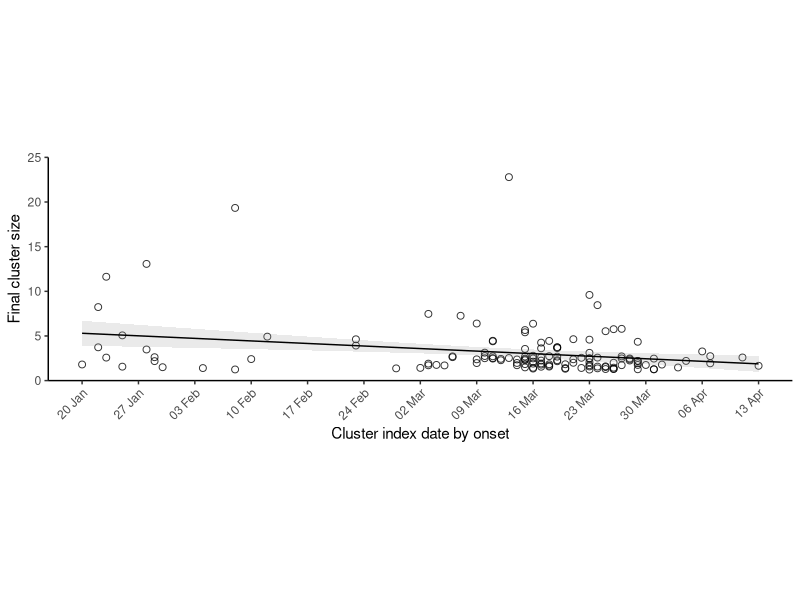
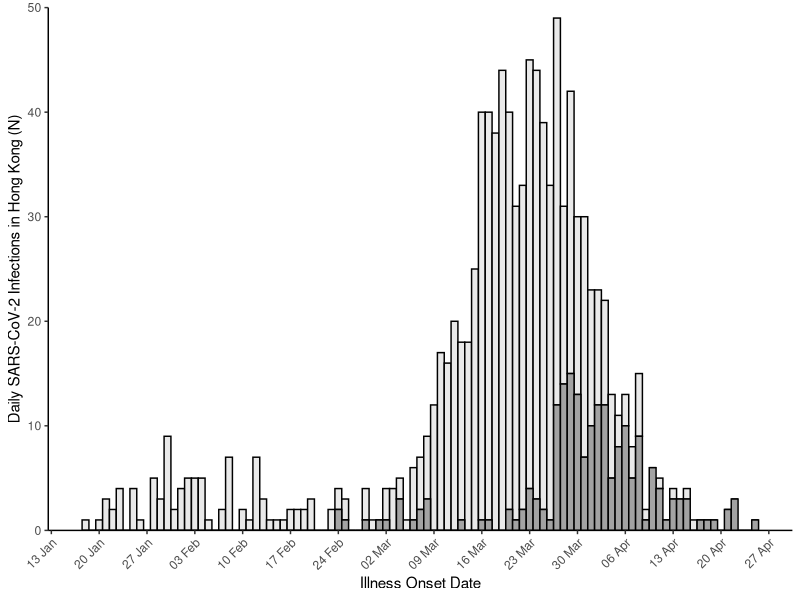
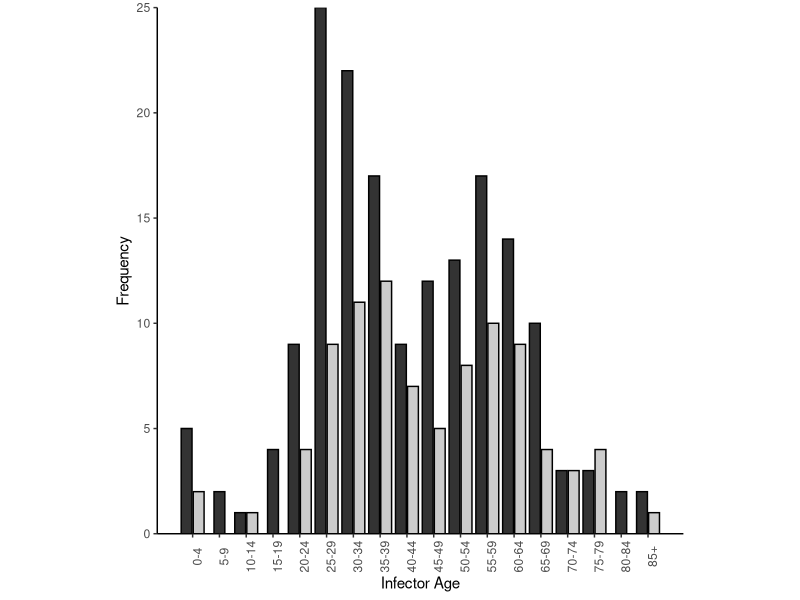
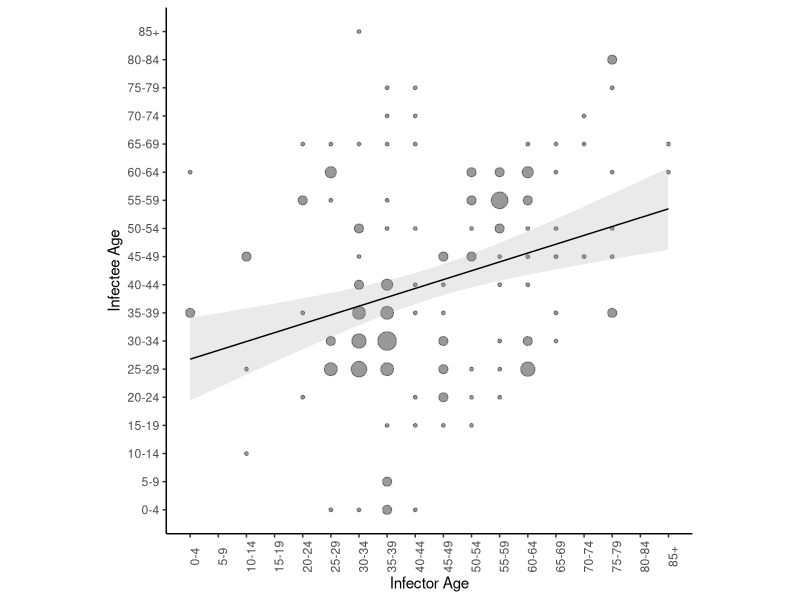
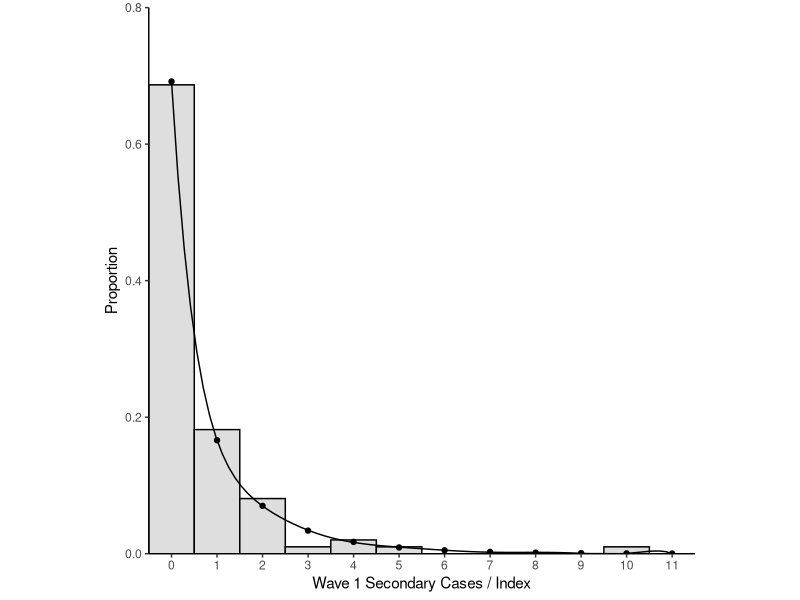
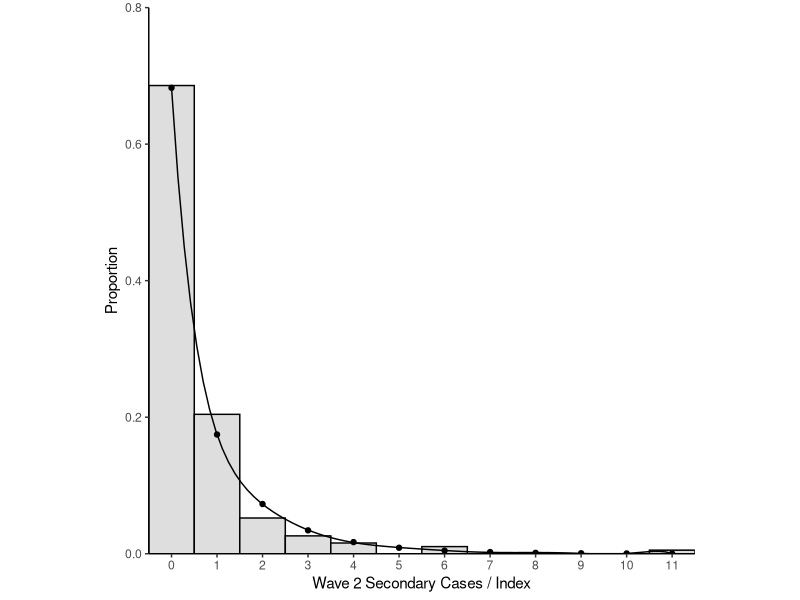
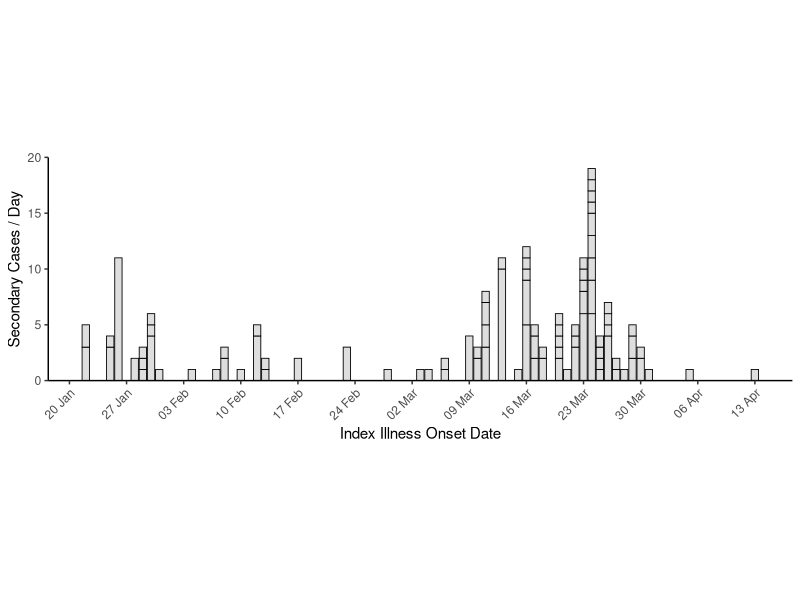
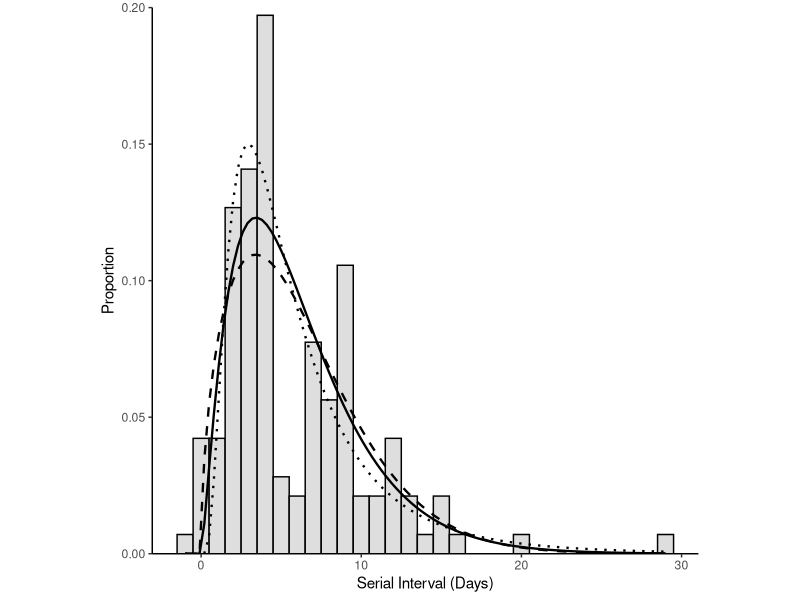

R code for these plots, in order:
library(tidyverse)
library(lubridate)
library(fitdistrplus)
library(viridis)

#import data
case_data <- read_csv(file = "data/case_data.csv")
age_transmission_pairs <- read_csv(file = "data/age_pairs.csv")
transmission_pairs <- read_csv(file = "data/transmission_pairs.csv")
bar_data <- read_csv("data/bar_data.csv")

#recode case_data dates
case_data <- case_data %>%
  mutate(onset.date = dmy(onset.date),
         confirm.date = dmy(confirm.date),
         epi.date = dmy(epi.date))

#Supplementary Figure 1 excluding N=106 outlier edited in post
case_data %>%
  filter(cluster.id != 0) %>%
  group_by(cluster.id) %>%
  mutate(cluster.size = n()) %>%
  arrange(epi.date) %>%
  slice(1L) %>%
  ggplot() +
  geom_jitter(aes(x = epi.date, y = cluster.size), alpha = 0.8, size = 2, shape = 21, width = 0, height = 0.8) +
  geom_smooth(method = lm, aes(x = epi.date, y = cluster.size), se = T, size = 0.5, colour = "black", alpha = 0.2) + 
  scale_x_date("Cluster index date by onset", date_breaks = "1 week", date_labels = "%d %b", minor_breaks = NULL) +
  scale_y_continuous("Final cluster size", expand = c(0,0), limits = c(0,25)) +
  theme_classic() +
  theme(aspect.ratio = 0.3, legend.position = "NULL", axis.text.x = element_text(angle = 45, hjust = 1))


##Stats for Supplementary Figure 1
case_data %>%
  filter(cluster.id != 0) %>%
  group_by(cluster.id) %>%
  mutate(cluster.size = n()) %>%
  arrange(epi.date) %>%
  slice(1L) %>%
  lm(as.numeric(epi.date) ~ cluster.size, data = .) %>%
  summary()

#Supplementary Table 1 

#Descriptive Cluster analysis
case_data %>%
  group_by(cluster.category) %>%
  summarise(n = n(), pct = n/1038)

#find overseas cluster values
case_data %>%
  filter(cluster.category == "Cluster of imported cases") %>%
  group_by(cluster.id) %>%
  n_groups()

case_data %>%
  filter(cluster.category == "Cluster of imported cases") %>%
  group_by(cluster.id) %>%
  group_size() %>%
  median()

case_data %>%
  filter(cluster.category == "Cluster of imported cases") %>%
  group_by(cluster.id) %>%
  group_size() %>%
  range()


#find local cluster values
case_data %>%
  filter(cluster.category == "Cluster initiated by local case") %>%
  group_by(cluster.id) %>%
  n_groups()

case_data %>%
  filter(cluster.category == "Cluster initiated by local case") %>%
  group_by(cluster.id) %>%
  group_size() %>%
  median()

case_data %>%
  filter(cluster.category == "Cluster initiated by local case") %>%
  group_by(cluster.id) %>%
  group_size() %>%
  range()

#find imported cluster values
case_data %>%
  filter(cluster.category == "Cluster initiated by imported case") %>%
  group_by(cluster.id) %>%
  n_groups()

case_data %>%
  filter(cluster.category == "Cluster initiated by imported case") %>%
  group_by(cluster.id) %>%
  group_size() %>%
  median()

case_data %>%
  filter(cluster.category == "Cluster initiated by imported case") %>%
  group_by(cluster.id) %>%
  group_size() %>%
  range()



#asymptomatic contigency table (Supplementary Table 2)
case_data %>%
  group_by(cluster.category, symptomatic) %>%
  summarise(n = n()) %>%
  spread(key = symptomatic, value = n)

#Supplementary Figure 2
ggplot(data = case_data) +
  geom_histogram(aes(x = epi.date, fill = fct_rev(symptomatic)), colour = 'black', binwidth = 1, alpha = 0.9) +
  labs(x="Illness Onset Date") +
  theme_classic() +
  theme(axis.text.x = element_text(angle = 45, hjust = 1), legend.position = 'none') +
  scale_x_date(date_breaks = "1 week", 
               date_labels = "%d %b", 
               minor_breaks = NULL) +
  scale_y_continuous("Daily SARS-CoV-2 Infections in Hong Kong (N)", expand = c(0,0), limits = c(0,50)) +
  scale_fill_grey(start = 0.9, end = 0.6)

#####Supplementary Figure 3
#Figure 3A
ggplot(data=age_transmission_pairs) +
  geom_bar(aes(x = agegroup, fill = transmission), color = "black", position = position_dodge2(preserve = "single")) +
  theme_classic() +
  scale_x_continuous(name = "Infector Age", breaks = 1:18,
                     labels = c("0-4","5-9","10-14","15-19","20-24","25-29","30-34","35-39","40-44","45-49","50-54","55-59","60-64","65-69","70-74","75-79","80-84","85+")) +
  scale_y_continuous(name = "Frequency", expand = c(0,0)) +
  labs(fill = "Pair") +
  theme(aspect.ratio = 1, legend.position = "none", axis.text.x = element_text(angle = 90)) +
  scale_fill_grey()

#Figure 3B (missing age for 1 case responsible for 11 secondary cases)
ggplot(data = transmission_pairs) +
  geom_count(aes(x = agegroup.infector, y = agegroup.infectee), colour = "black", alpha = 0.4) +
  geom_smooth(method = lm, aes(x=agegroup.infector, y=agegroup.infectee), se = T, size = 0.5, colour = "black", alpha = 0.2) +
  scale_x_continuous(name = "Infector Age", breaks = 1:18,
                     labels = c("0-4","5-9","10-14","15-19","20-24","25-29","30-34","35-39","40-44","45-49","50-54","55-59","60-64","65-69","70-74","75-79","80-84","85+")) +
  scale_y_continuous(name = "Infectee Age", breaks = 1:18,
                     labels = c("0-4","5-9","10-14","15-19","20-24","25-29","30-34","35-39","40-44","45-49","50-54","55-59","60-64","65-69","70-74","75-79","80-84","85+")) +
  theme_classic() +
  theme(aspect.ratio = 1, axis.text.x = element_text(angle = 90), legend.position = "none")


#Significance tests for Figure 3A and 3B
age_transmission_pairs %>%
  mutate(transmission = as_factor(transmission)) %>%
  t.test(age ~ transmission, data = .)

summary(lm(agegroup.infector ~ agegroup.infectee, data = transmission_pairs))


###Supplementary figure 4 and supplementary table 4 (wave 1 wave 2)
## WAVE ONE
#count number of offspring per individual infector for wave one before march first
offspring_w1 <- transmission_pairs %>%
  dplyr::select(infector.case, infector.epi.date) %>%
  filter(infector.epi.date < "2020-03-01") %>%
  dplyr::select(infector.case) %>%
  group_by(infector.case) %>%
  count() %>%
  arrange(desc(n))

#count number of terminal infectees including sporadic local cases
infectee_w1 <- transmission_pairs %>%
  filter(infectee.epi.date < "2020-03-01") %>%
  dplyr::select(infector.case, infectee.case) %>%
  gather() %>%
  filter(key == 'infectee.case')

infector_w1 <- transmission_pairs %>%
  filter(infector.epi.date < "2020-03-01") %>%
  dplyr::select(infector.case, infectee.case) %>%
  gather() %>%
  filter(key == 'infector.case')

duplicate_w1 <- infector_w1 %>%
  left_join(., infectee_w1, by = 'value') %>%
  filter(key.y != 'NA') %>%
  dplyr::select(value) %>%
  distinct()

nterminal_infectees_w1 <- infectee_w1 %>% 
  dplyr::select(value) %>%
  filter(!value %in% duplicate_w1$value) %>%
  transmute(case.no = as.numeric(value)) %>%
  nrow() + 11

#create vector of complete offspring distribution for wave one with terminal cases having zero secondary cases
complete_offspringd_w1 <- enframe(c(offspring_w1$n, rep(0,nterminal_infectees_w1)))

#fit negative binomial distribution to wave one offspring distribution
nbfit_w1 <- complete_offspringd_w1 %>%
  pull(value) %>%
  fitdist(., distr = 'nbinom')

#bootstrap analysis for wave one (Supplementary Table 4)
nbfit_boot_w1 <- summary(bootdist(nbfit_w1)) 

#calculation of proportion of cases who do not spread to anyone from nbfit and nbfit_boot of wave 1
dnbinom(0, size = 0.3981823, mu = 0.6064477)
dnbinom(0, size = 0.2071336, mu = 0.3838060)
dnbinom(0, size = 0.9461882, mu = 0.8586690)

#Plot Supplementray Figure 4A
ggplot() +
  geom_histogram(aes(x=complete_offspringd_w1$value, y = ..density..), fill = "#dedede", colour = "Black", binwidth = 1) +
  geom_point(aes(x = 0:11, y = dnbinom(x = 0:11, size = nbfit_w1$estimate[[1]], mu = nbfit_w1$estimate[[2]])), size = 1.5) +
  stat_smooth(aes(x = 0:11, y = dnbinom(x = 0:11, size = nbfit_w1$estimate[[1]], mu = nbfit_w1$estimate[[2]])), method = 'lm', formula = y ~ poly(x, 9), se = FALSE, size = 0.5, colour = 'black') +
  expand_limits(x = 0, y = 0) +
  scale_x_continuous("Wave 1 Secondary Cases / Index", expand = c(0, 0), breaks = 0:11)  +
  scale_y_continuous("Proportion",limits = c(0,0.8),expand = c(0, 0)) +
  theme_classic() +
  theme(aspect.ratio = 1)


### WAVE TWO
#count number of offspring per individual infector for wave two after march first. 
offspring_w2 <-transmission_pairs %>%
  dplyr::select(infector.case, infector.epi.date) %>%
  filter(infector.epi.date >= "2020-03-01") %>%
  dplyr::select(infector.case) %>%
  group_by(infector.case) %>%
  count() %>%
  arrange(desc(n))

#count number of terminal infectees including sporadic local cases
infectee_w2 <- transmission_pairs %>%
  filter(infectee.epi.date >= "2020-03-01") %>%
  dplyr::select(infector.case, infectee.case) %>%
  gather() %>%
  filter(key == 'infectee.case')

infector_w2 <- transmission_pairs %>%
  filter(infector.epi.date >= "2020-03-01") %>%
  dplyr::select(infector.case, infectee.case) %>%
  gather() %>%
  filter(key == 'infector.case')

duplicate_w2 <- infector_w2 %>%
  left_join(., infectee_w2, by = 'value') %>%
  filter(key.y != 'NA') %>%
  dplyr::select(value) %>%
  distinct()

nterminal_infectees_w2 <- infectee_w2 %>% 
  dplyr::select(value) %>%
  filter(!value %in% duplicate_w2$value) %>%
  transmute(case.no = as.numeric(value)) %>%
  nrow() + 35

#create vector of complete offspring distribution for wave one with terminal cases having zero secondary cases
complete_offspringd_w2 <- enframe(c(offspring_w2$n, rep(0,nterminal_infectees_w2)))

#fit negative binomial distribution to wave one offspring distribution
nbfit_w2 <- complete_offspringd_w2 %>%
  pull(value) %>%
  fitdist(., distr = 'nbinom')

#bootstrap analysis for wave two
nbfit_boot_w2 <- summary(bootdist(nbfit_w2))

#calculation of proportion of cases who do not spread to anyone from nbfit and nbfit_boot of wave 2
dnbinom(0, size = 0.4425313, mu = 0.5705630)
dnbinom(0, size = 0.2731069, mu = 0.4240127)
dnbinom(0, size = 0.8230628, mu = 0.7329678)

#Plot Supplementary Figure 4B
ggplot() +
  geom_histogram(aes(x=complete_offspringd_w2$value, y = ..density..), fill = "#dedede", colour = "Black", binwidth = 1) +
  geom_point(aes(x = 0:11, y = dnbinom(x = 0:11, size = nbfit_w2$estimate[[1]], mu = nbfit_w1$estimate[[2]])), size = 1.5) +
  stat_smooth(aes(x = 0:11, y = dnbinom(x = 0:11, size = nbfit_w2$estimate[[1]], mu = nbfit_w1$estimate[[2]])), method = 'lm', formula = y ~ poly(x, 9), se = FALSE, size = 0.5, colour = 'black') +
  expand_limits(x = 0, y = 0) +
  scale_x_continuous("Wave 2 Secondary Cases / Index", expand = c(0, 0), breaks = 0:11)  +
  scale_y_continuous("Proportion",limits = c(0,0.8),expand = c(0, 0)) +
  theme_classic() +
  theme(aspect.ratio = 1)

#SUPPLEMENTARY FIGURE 5
offspring <- transmission_pairs %>%
  dplyr::select(infector.case) %>%
  group_by(infector.case) %>%
  count() %>%
  arrange(desc(n))

transmission_pairs %>%
  dplyr::select(infector.case, infector.epi.date) %>%
  distinct() %>%
  left_join(., offspring, by = "infector.case") %>%
  arrange(desc(n)) %>%
  mutate(infector.epi.date = dmy(infector.epi.date)) %>%
  ggplot() +
  geom_bar(aes(x = infector.epi.date, y = n), stat = 'identity', fill = "#dedede", color = "black", size = 0.3) +
  scale_x_date("Index Illness Onset Date",
               date_breaks = "1 week", 
               date_labels = "%d %b", 
               minor_breaks = NULL) +
  scale_y_continuous("Secondary Cases / Day", expand = c(0,0), limits = c(0,20)) +
  theme_classic() +
  theme(aspect.ratio = 0.3, axis.text.x = element_text(angle = 45, hjust = 1))


####SUPPLEMENTARY FIGURE 6 & SUPPLEMENTARY TABLE 3 & 5
###Supplementary Figure 6A and Table 3
#fit lognormal distribution by maximum likeihood
lgfit <- transmission_pairs %>%
  filter(onset.diff != 'NA', 
         onset.diff >=1 ) %>%
  pull(onset.diff) %>%
  fitdist(data = ., distr = 'lnorm')

#fit gamma distribution by maximum likeihood
gfit <- transmission_pairs %>%
  filter(onset.diff != 'NA', 
         onset.diff >=1 ) %>%
  pull(onset.diff) %>%
  fitdist(data = ., distr = 'gamma')

#fit weibull distribution by maximum likeihood
wfit <- transmission_pairs %>%
  filter(onset.diff != 'NA', 
         onset.diff >=1 ) %>%
  pull(onset.diff) %>%
  fitdist(data = ., distr = 'weibull')

summary(lgfit)
summary(gfit)
summary(wfit)

#bootstrapped analysis
gfit_boot <- summary(bootdist(gfit))
wfit_boot <- summary(bootdist(wfit))
lgfit_boot <- summary(bootdist(lgfit))

#Supplementary Figure 6A
transmission_pairs %>%
  filter(!is.na(onset.diff)) %>%
  ggplot() +
  geom_histogram(aes(x = onset.diff, y = ..density..), fill = '#dedede', colour = "black", binwidth = 1) +
  stat_function(fun = dgamma, args = list(shape = gfit$estimate[[1]], rate = gfit$estimate[[2]]), size = 0.8, linetype = 1) +
  stat_function(fun = dweibull, args = list(shape = wfit$estimate[[1]], scale = wfit$estimate[[2]]), size = 0.8, linetype = 2) +
  stat_function(fun = dlnorm, args = list(meanlog = lgfit$estimate[[1]], sdlog = lgfit$estimate[[2]]), size = 0.8, linetype = 3) +
  scale_x_continuous("Serial Interval (Days)") +
  scale_y_continuous("Proportion", expand = c(0,0), limits = c(0,0.20)) +
  theme_classic() +
  theme(aspect.ratio = 1)

###Supplementary Figure 6B and Table 5
#count number of offspring per individual infector
offspring <- transmission_pairs %>%
  dplyr::select(infector.case) %>%
  group_by(infector.case) %>%
  count() %>%
  arrange(desc(n))

#count number of terminal infectees including sporadic local cases
infectee <- transmission_pairs %>%
  dplyr::select(infector.case, infectee.case) %>%
  gather() %>%
  filter(key == 'infectee.case')

infector <-  transmission_pairs %>%
  dplyr::select(infector.case, infectee.case) %>%
  gather() %>%
  filter(key == 'infector.case')

duplicate <- infector %>%
  left_join(., infectee, by = 'value') %>%
  filter(key.y != 'NA') %>%
  dplyr::select(value) %>%
  distinct()

nterminal_infectees <- infectee %>% 
  dplyr::select(value) %>%
  filter(!value %in% duplicate$value) %>%
  transmute(case.no = as.numeric(value)) %>%
  nrow() + 46 #46 Sporadic Local cases without links to additional transmission

#create vector of complete offspring distribution with terminal cases having zero secondary cases
complete_offspringd <- enframe(c(offspring$n, rep(0,nterminal_infectees)))

#fit  distriubtions by maximum likelihood

nbfit <- complete_offspringd %>%
  pull(value) %>%
  fitdist(., distr = 'nbinom')

gefit <- complete_offspringd %>%
  pull(value) %>%
  fitdist(., distr = 'geom')

pfit <- complete_offspringd %>%
  pull(value) %>%
  fitdist(., distr = 'pois')

summary(nbfit)
summary(gefit)
summary(pfit)

#bootsprapped analysis
nbfit_boot <- summary(bootdist(nbfit))
gefit_boot <- summary(bootdist(gefit))
pfit_boot <- summary(bootdist(pfit))

#Figure 6B
ggplot() +
  geom_histogram(aes(x=complete_offspringd$value, y = ..density..), fill = "#dedede", colour = "black", binwidth = 1) +
  geom_point(aes(x = 0:11, y = dgeom(x = 0:11, prob = gefit$estimate[[1]])), color = 'black', size = 2, shape = 'triangle') +
  stat_smooth(aes(x = 0:11, y = dgeom(x = 0:11, prob = gefit$estimate[[1]])), method = 'lm', formula = y ~ poly(x, 9), se = FALSE, colour = 'black', size =0.8) +
  geom_point(aes(x = 0:11, y = dpois(x = 0:11, lambda = pfit$estimate[[1]])), color = 'black', size = 2, shape = 'square') +
  stat_smooth(aes(x = 0:11, y = dpois(x = 0:11, lambda = pfit$estimate[[1]])), method = 'lm', formula = y ~ poly(x, 9), se = FALSE, colour = 'black', size = 0.8, linetype = 3) +
  expand_limits(x = 0, y = 0) +
  scale_x_continuous("Secondary Cases / Index", expand = c(0, 0), breaks = 0:11)  +
  scale_y_continuous("Density", limits = c(0,0.7), expand = c(0, 0)) +
  theme_classic() +
  theme(aspect.ratio = 1)

####Supplementary Figure 7 (dependant on negative binomial analysis above)

#Plot joint estiamte of R and k (Figure 7A)
nbfit_boot$estim %>%
  as_tibble() %>%
  ggplot() +  
  geom_point(aes(x = size, y = mu), shape = 21, size = 2, alpha = 0.8) +
  theme_classic() +
  theme(aspect.ratio = 1) +
  scale_x_continuous(expression(paste(italic("k"))), expand = c(0,0),limits = c(0,1.2), breaks = seq(0,1.2, by = 0.3)) +
  scale_y_continuous("R", expand = c(0,0),limits = c(0,1.0), breaks = seq(0,1.0, by = 0.2))

#Plot historgram of R estiamtes (Figure 7B)
nbfit_boot$estim %>%
  as_tibble() %>%
  ggplot() +
  geom_histogram(aes(x = mu), bins = 25, fill = "#dedede", colour = "black") +
  theme_classic() +
  theme(aspect.ratio = 1) +
  scale_x_continuous("R", expand = c(0,0)) +
  scale_y_continuous("Sampling distribution", expand = c(0,0), limits = c(0,150))

#Plot historgram of k estiamtes (Figure 7C)
nbfit_boot$estim %>%
  as_tibble() %>%
  ggplot() +
  geom_histogram(aes(x = size), bins = 25, fill = "#dedede", colour = "black") +
  theme_classic() +
  theme(aspect.ratio = 1) +
  scale_x_continuous(expression(paste(italic("k"))), expand = c(0,0)) +
  scale_y_continuous("Sampling distribution", expand = c(0,0), limits = c(0,150))


#Supplementary Figure 8 (dependant on analysis from Supplementary figure 4 above wave 1 and wave 2)
#Plot joint estiamte of R and k wave 1 (Figure 8A)
nbfit_boot_w1$estim %>%
  as_tibble() %>%
  ggplot() +  
  geom_point(aes(x = size, y = mu), shape = 21, size = 2, alpha = 0.8) +
  theme_classic() +
  theme(aspect.ratio = 1) +
  scale_x_continuous(expression(paste(italic("k"))), expand = c(0,0),limits = c(0,2.4),breaks = seq(0,2.4, by = 0.4)) +
  scale_y_continuous("R", expand = c(0,0),limits = c(0,1.2), breaks = seq(0,1.2, by = 0.2))

#Plot historgram of R estiamtes (Figure 8B)
nbfit_boot_w1$estim %>%
  as_tibble() %>%
  ggplot() +
  geom_histogram(aes(x = mu), bins = 25, fill = "#dedede", colour = "black") +
  theme_classic() +
  theme(aspect.ratio = 1) +
  scale_x_continuous("R", expand = c(0,0),limits = c(0,1.2), breaks = seq(0,1.2, by = 0.2)) +
  scale_y_continuous("Sampling distribution", expand = c(0,0), limits = c(0,300))

#Plot historgram of k estiamtes (Figure 8C)
nbfit_boot_w1$estim %>%
  as_tibble() %>%
  ggplot() +
  geom_histogram(aes(x = size), bins = 25, fill = "#dedede", colour = "black") +
  theme_classic() +
  theme(aspect.ratio = 1) +
  scale_x_continuous(expression(paste(italic("k"))), expand = c(0,0),limits = c(0,2.4), breaks = seq(0,2.4, by = 0.4)) +
  scale_y_continuous("Sampling distribution", expand = c(0,0), limits = c(0,400))

#Plot joint estiamte of R and k wave 2 (Figure 8D)
nbfit_boot_w2$estim %>%
  as_tibble() %>%
  ggplot() +  
  geom_point(aes(x = size, y = mu), shape = 21, size = 2, alpha = 0.8) +
  theme_classic() +
  theme(aspect.ratio = 1) +
  scale_x_continuous(expression(paste(italic("k"))), expand = c(0,0),limits = c(0,2.4),breaks = seq(0,2.4, by = 0.4)) +
  scale_y_continuous("R", expand = c(0,0),limits = c(0,1.2), breaks = seq(0,1.2, by = 0.2))

#Plot historgram of R estiamtes (Figure 8E)
nbfit_boot_w2$estim %>%
  as_tibble() %>%
  ggplot() +
  geom_histogram(aes(x = mu), bins = 25, fill = "#dedede", colour = "black") +
  theme_classic() +
  theme(aspect.ratio = 1) +
  scale_x_continuous("R", expand = c(0,0),limits = c(0,1.2), breaks = seq(0,1.2, by = 0.2)) +
  scale_y_continuous("Sampling distribution", expand = c(0,0), limits = c(0,300)) 

#Plot historgram of k estiamtes (Figure 8F)
nbfit_boot_w2$estim %>%
  as_tibble() %>%
  ggplot() +
  geom_histogram(aes(x = size), bins = 25, fill = "#dedede", colour = "black") +
  theme_classic() +
  theme(aspect.ratio = 1) +
  scale_x_continuous(expression(paste(italic("k"))), expand = c(0,0),limits = c(0,2.4), breaks = seq(0,2.4, by = 0.4)) +
  scale_y_continuous("Sampling distribution", expand = c(0,0), limits = c(0,400))


###SUPPLEMENTARY FIGURE 9


##Figure 9A
bar_data %>%
  mutate(cluster.generation = as.ordered(cluster.generation)) %>%
  ggplot() +
  geom_bar(aes(x = epi.date, fill = cluster.generation), width = 0.9) +
  scale_x_date(name = "Onset Date",
               date_breaks = "2 days", 
               date_labels = "%d %b", 
               minor_breaks = NULL) +
  scale_y_continuous("Case Count", expand = c(0,0), breaks = seq(0,16, by = 2), limits = c(0,16)) +
  theme_classic() +
  theme(aspect.ratio = 0.3, 
        legend.position = 'none', 
        axis.text.x = element_text(angle = 45, hjust = 1 )) +
  scale_fill_viridis_d()

#Figure 9B
bar_data %>%
  ggplot() +
  geom_bar(aes(x = age.group, fill = cluster.generation)) +
  scale_x_continuous(name = "Age Group", expand = c(0,0), breaks = 1:18,
                     labels = c("0-4",
                                "5-9",
                                "10-14",
                                "15-19",
                                "20-24",
                                "25-29",
                                "30-34",
                                "35-39",
                                "40-44",
                                "45-49",
                                "50-54",
                                "55-59",
                                "60-64",
                                "65-69",
                                "70-74",
                                "75-79",
                                "80-84",
                                "85+")) +
  scale_y_continuous("Case Count", expand = c(0,0), breaks = seq(0,25, by = 5), limits = c(0,25)) +
  theme_classic() +
  theme(aspect.ratio = 0.3, 
        legend.position = 'none', 
        axis.text.x = element_text(angle = 45, hjust = 1 )) +
  scale_fill_viridis_d()

#Figure 9C (additional editing for production done in post)
bar_data %>%
  mutate(cluster.generation = as.ordered(cluster.generation)) %>%
  dplyr::select(-epi.date, -age.group) %>%
  filter(!is.na(onset.date)) %>%
  gather(date.type, date, -c(case.no, cluster.generation)) %>%
  mutate(case.no = factor(case.no, levels=rev(unique(case.no)), ordered=TRUE)) %>%
  mutate(date = as.Date(date, origin = "1970-01-01")) %>%
  ggplot() +
  geom_line(aes(x=rev(case.no), y=date, colour = cluster.generation), size = 3) +
  labs(x=NULL, y="Onset-to-Confirmation") +
  scale_y_date(date_breaks = "3 day", 
               date_labels = "%d %b", 
               minor_breaks = NULL) +
  scale_x_discrete(breaks = NULL) +
  theme_classic() +
  theme(legend.position = 'none', panel.grid.major.y = element_line(colour = 'grey')) +
  scale_color_viridis_d()

##Results for Supplementary Tables 6 & 7 in respective files hypothetical analysis and quarantine.
